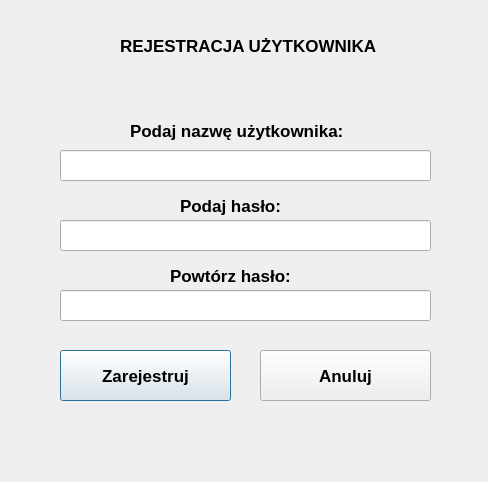
<?xml version="1.0" encoding="UTF-8"?>
<ui version="4.0">
 <class>Dialog</class>
 <widget class="QDialog" name="Dialog">
  <property name="geometry">
   <rect>
    <x>0</x>
    <y>0</y>
    <width>488</width>
    <height>482</height>
   </rect>
  </property>
  <property name="windowTitle">
   <string>Dialog</string>
  </property>
  <widget class="QLineEdit" name="userNameEditText">
   <property name="geometry">
    <rect>
     <x>60</x>
     <y>150</y>
     <width>371</width>
     <height>31</height>
    </rect>
   </property>
   <property name="font">
    <font>
     <pointsize>12</pointsize>
    </font>
   </property>
   <property name="focusPolicy">
    <enum>Qt::WheelFocus</enum>
   </property>
   <property name="text">
    <string/>
   </property>
   <property name="echoMode">
    <enum>QLineEdit::Normal</enum>
   </property>
   <property name="dragEnabled">
    <bool>false</bool>
   </property>
  </widget>
  <widget class="QLabel" name="passwordLabel">
   <property name="geometry">
    <rect>
     <x>180</x>
     <y>190</y>
     <width>131</width>
     <height>31</height>
    </rect>
   </property>
   <property name="font">
    <font>
     <pointsize>13</pointsize>
     <weight>75</weight>
     <bold>true</bold>
    </font>
   </property>
   <property name="text">
    <string>Podaj hasło:</string>
   </property>
  </widget>
  <widget class="QLabel" name="userNameLabel">
   <property name="geometry">
    <rect>
     <x>130</x>
     <y>120</y>
     <width>241</width>
     <height>21</height>
    </rect>
   </property>
   <property name="font">
    <font>
     <pointsize>13</pointsize>
     <weight>75</weight>
     <bold>true</bold>
    </font>
   </property>
   <property name="text">
    <string>Podaj nazwę użytkownika:</string>
   </property>
  </widget>
  <widget class="QLineEdit" name="passwordEditText">
   <property name="geometry">
    <rect>
     <x>60</x>
     <y>220</y>
     <width>371</width>
     <height>31</height>
    </rect>
   </property>
   <property name="font">
    <font>
     <pointsize>12</pointsize>
    </font>
   </property>
   <property name="focusPolicy">
    <enum>Qt::WheelFocus</enum>
   </property>
   <property name="text">
    <string/>
   </property>
   <property name="dragEnabled">
    <bool>false</bool>
   </property>
  </widget>
  <widget class="QLineEdit" name="passwordAgainEditText">
   <property name="geometry">
    <rect>
     <x>60</x>
     <y>290</y>
     <width>371</width>
     <height>31</height>
    </rect>
   </property>
   <property name="font">
    <font>
     <pointsize>12</pointsize>
    </font>
   </property>
   <property name="focusPolicy">
    <enum>Qt::WheelFocus</enum>
   </property>
   <property name="text">
    <string/>
   </property>
   <property name="echoMode">
    <enum>QLineEdit::Normal</enum>
   </property>
   <property name="dragEnabled">
    <bool>false</bool>
   </property>
  </widget>
  <widget class="QLabel" name="passwordAgainLabel">
   <property name="geometry">
    <rect>
     <x>170</x>
     <y>260</y>
     <width>131</width>
     <height>31</height>
    </rect>
   </property>
   <property name="font">
    <font>
     <pointsize>13</pointsize>
     <weight>75</weight>
     <bold>true</bold>
    </font>
   </property>
   <property name="text">
    <string>Powtórz hasło:</string>
   </property>
  </widget>
  <widget class="QPushButton" name="cancelButton">
   <property name="geometry">
    <rect>
     <x>260</x>
     <y>350</y>
     <width>171</width>
     <height>51</height>
    </rect>
   </property>
   <property name="font">
    <font>
     <pointsize>13</pointsize>
     <weight>75</weight>
     <bold>true</bold>
    </font>
   </property>
   <property name="focusPolicy">
    <enum>Qt::NoFocus</enum>
   </property>
   <property name="text">
    <string>Anuluj</string>
   </property>
  </widget>
  <widget class="QLabel" name="userNameLabel_2">
   <property name="geometry">
    <rect>
     <x>120</x>
     <y>20</y>
     <width>281</width>
     <height>51</height>
    </rect>
   </property>
   <property name="font">
    <font>
     <pointsize>13</pointsize>
     <weight>75</weight>
     <bold>true</bold>
    </font>
   </property>
   <property name="text">
    <string>REJESTRACJA UŻYTKOWNIKA</string>
   </property>
  </widget>
  <widget class="QPushButton" name="registerButton">
   <property name="geometry">
    <rect>
     <x>60</x>
     <y>350</y>
     <width>171</width>
     <height>51</height>
    </rect>
   </property>
   <property name="font">
    <font>
     <pointsize>13</pointsize>
     <weight>75</weight>
     <bold>true</bold>
    </font>
   </property>
   <property name="text">
    <string>Zarejestruj</string>
   </property>
  </widget>
 </widget>
 <resources/>
 <connections/>
</ui>
